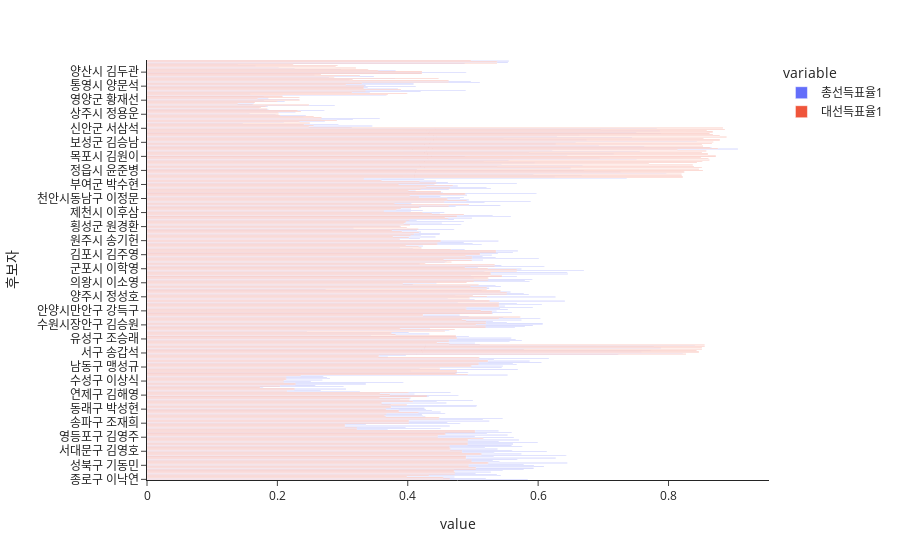

Notebook code for this chart:
### Code cell
fig = px.bar(df_final, x=['총선득표율1', '대선득표율1'], y='후보자', orientation='h')
fig.update_layout(
    template="simple_white",
    # barmode="stack",
    barmode="group",
    height=10000,
    uniformtext_minsize=10,
    uniformtext_mode='hide',
)
fig.show()

### Figure 1 — Plotly figure (JSON) as saved in the notebook; plotly's stock layout.template omitted (floating-point values rounded to 4 significant figures; data arrays with more than 128 entries replaced by an {"elided": "..."} marker saying what was removed)
{"data": [{"alignmentgroup": "True", "hovertemplate": "variable=총선득표율1<br>value=%{x}<br>후보자=%{y}<extra></extra>", "legendgroup": "총선득표율1", "marker": {"color": "#636efa", "pattern": {"shape": ""}}, "name": "총선득표율1", "offsetgroup": "총선득표율1", "orientation": "h", "showlegend": true, "textposition": "auto", "type": "bar", "x": {"elided": "329 float values"}, "xaxis": "x", "y": {"elided": "329 str values"}, "yaxis": "y"}, {"alignmentgroup": "True", "hovertemplate": "variable=대선득표율1<br>value=%{x}<br>후보자=%{y}<extra></extra>", "legendgroup": "대선득표율1", "marker": {"color": "#EF553B", "pattern": {"shape": ""}}, "name": "대선득표율1", "offsetgroup": "대선득표율1", "orientation": "h", "showlegend": true, "textposition": "auto", "type": "bar", "x": {"elided": "329 float values"}, "xaxis": "x", "y": {"elided": "329 str values"}, "yaxis": "y"}], "layout": {"autosize": true, "barmode": "group", "legend": {"title": {"text": "variable"}, "tracegroupgap": 0}, "margin": {"t": 60}, "uniformtext": {"minsize": 10, "mode": "hide"}, "xaxis": {"anchor": "y", "autorange": true, "domain": [0, 1], "range": [0, 0.9541], "title": {"text": "value"}, "type": "linear"}, "yaxis": {"anchor": "x", "autorange": true, "domain": [0, 1], "range": [-0.5, 328.5], "title": {"text": "후보자"}, "type": "category"}}}
